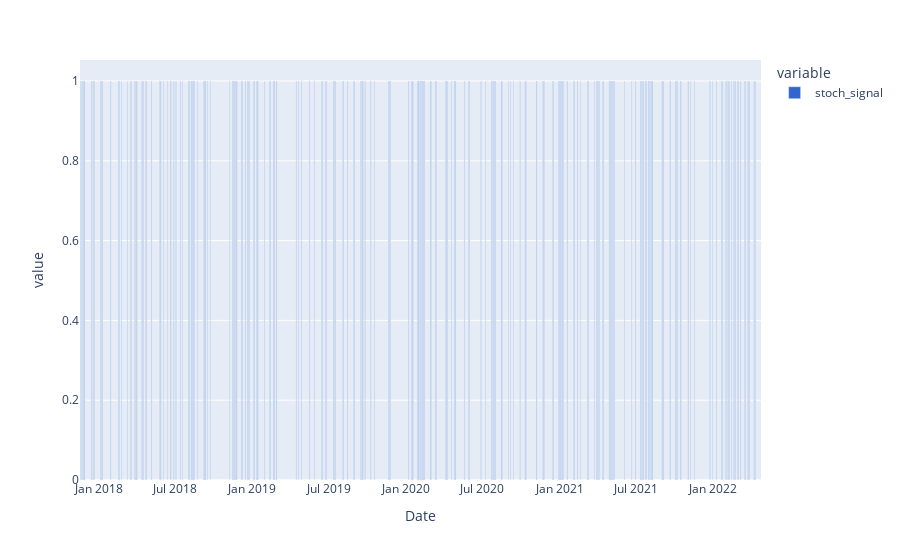

Source (notebook cell):
### Code cell
fig = px.bar(eth_stoch, x=eth_stoch.index, y =['stoch_signal'],  color_discrete_sequence=px.colors.qualitative.G10)
fig

### Figure 1 — Plotly figure (JSON) as saved in the notebook; plotly's stock layout.template omitted (floating-point values rounded to 4 significant figures; data arrays with more than 128 entries replaced by an {"elided": "..."} marker saying what was removed)
{"data": [{"alignmentgroup": "True", "hovertemplate": "variable=stoch_signal<br>Date=%{x}<br>value=%{y}<extra></extra>", "legendgroup": "stoch_signal", "marker": {"color": "#3366CC"}, "name": "stoch_signal", "offsetgroup": "stoch_signal", "orientation": "v", "showlegend": true, "textposition": "auto", "type": "bar", "x": {"elided": "1621 str values"}, "xaxis": "x", "y": {"elided": "1621 int values"}, "yaxis": "y"}], "layout": {"barmode": "relative", "legend": {"title": {"text": "variable"}, "tracegroupgap": 0}, "margin": {"t": 60}, "xaxis": {"anchor": "y", "domain": [0, 1], "title": {"text": "Date"}}, "yaxis": {"anchor": "x", "domain": [0, 1], "title": {"text": "value"}}}}
